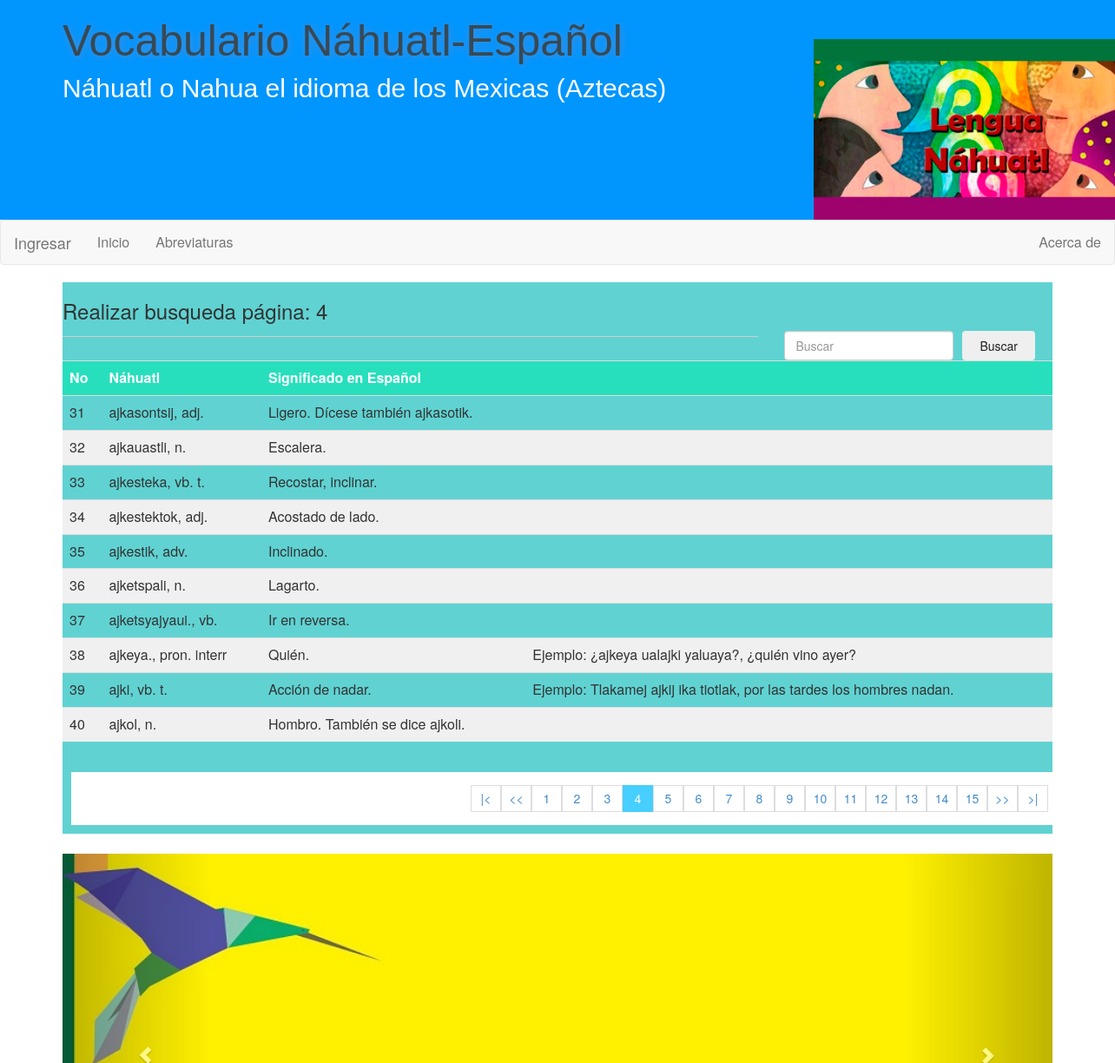
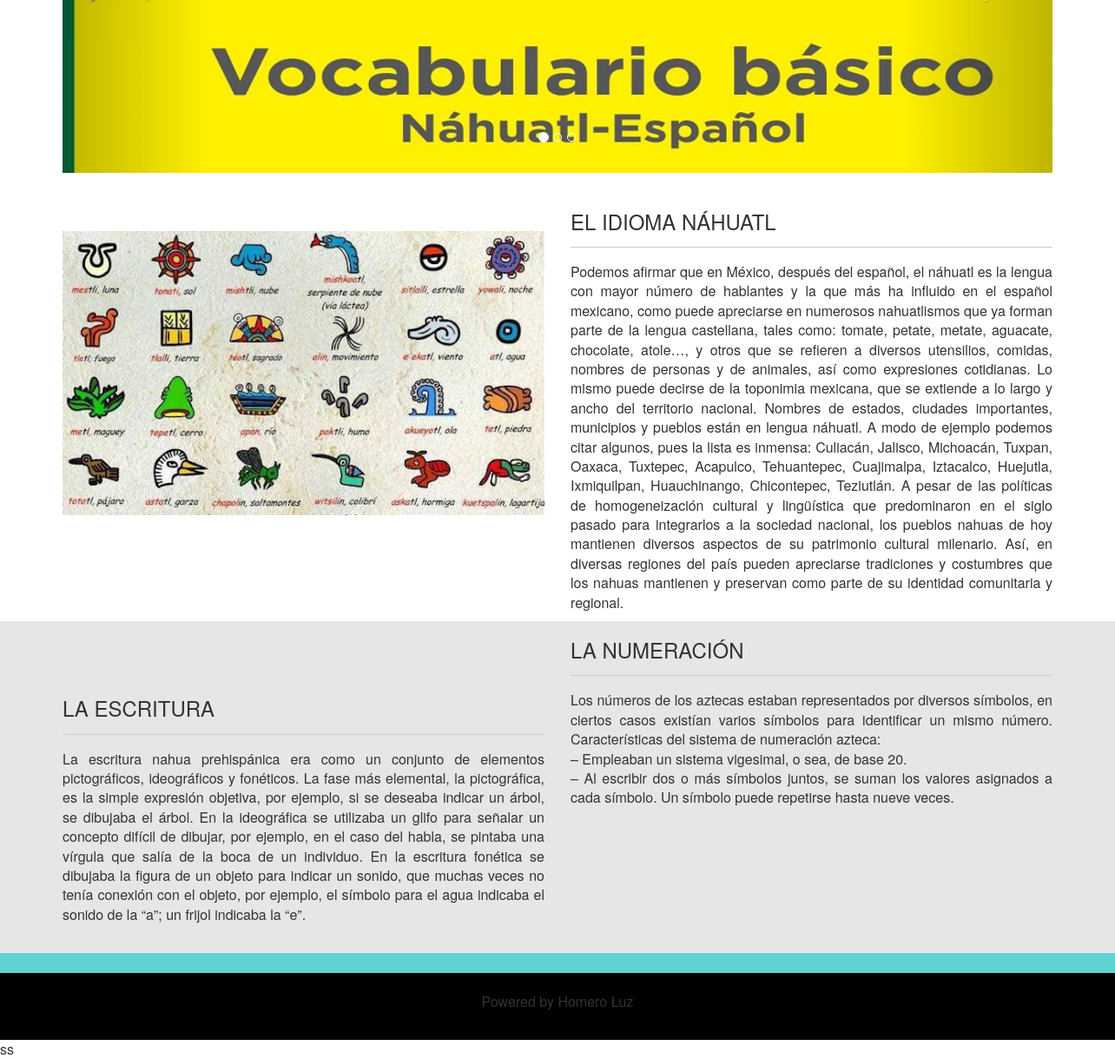
Screenshot of /index.php?pageNumber=4 with the database file from the repository (2 pictures, top to bottom).
### tables this page shows
CREATE TABLE `wordinformation` (
  `idWordInformation` int(10) NOT NULL,
  `vocabularyWord` varchar(100) NOT NULL,
  `wordAbbreviation` varchar(50) DEFAULT NULL,
  `meaningSpanish` blob DEFAULT NULL,
  `usageExample` blob DEFAULT NULL,
  `registrationDate` timestamp NOT NULL DEFAULT current_timestamp() ON UPDATE current_timestamp()
);

### index.php (the view, shortened to what this page needs)
<?php
    include('config/config.php');
?>
<!DOCTYPE html>
<html class="no-js">
    <head>
        <link rel="stylesheet" href="css/bootstrap.css">
        <link rel="stylesheet" href="css/main.css">
    </head>
    <body>
        <header>
            <div class="container">
                <div class="row">
                    <div class="col-xs-12 col-sm-6 col-md-8 col-lg-8">
                        <h1 class="textoH1 tamtex1">Vocabulario Náhuatl-Español</h1>
                        <h5 class="texto tamtex2">Náhuatl o Nahua el idioma de los Mexicas (Aztecas)</h5>
                    </div>
                    <div class="hidden-xs col-sm-6 col-md-4 col-lg-4 centrar">
                        <a href="#"><img src="img/port3.jpg" alt=""></a>
                    </div>
                </div>
            </div>
        </header>
        <?php
            if(isset($_SESSION['loggedin']) && $_SESSION['loggedin'] == true){
        ?>
            <nav class="navbar navbar-default">
                <div class="navbar-header">
                    <button type="button" class="navbar-toggle" data-toggle="collapse" data-target=".navbar-ex1-collapse">
                        <span class="sr-only">Cambiar Navegacion</span>
                        <span class="icon-bar"></span>
                        <span class="icon-bar"></span>
                        <span class="icon-bar"></span>
                    </button>
                </div>
                <div class="collapse navbar-collapse navbar-ex1-collapse">
                    <?php
                        if($_SESSION['type'] == 0){
                    ?>
                        <ul class="nav navbar-nav">
                            <li><a href="index.php">Inicio</a></li>
                            <li><a href="views/abbreviations.php">Abreviaturas</a></li>
                            <li><a href="views/wordInformationRegister.php">Registrar nueva palabra</a></li>
                        </ul>
                        <ul class="nav navbar-nav navbar-right">
                            <li><a href="controller/logout.php">Cerrar sesión</a></li>
                        </ul>
                    <?php
                        } else if($_SESSION['type'] == 1){
                    ?>
                        <ul class="nav navbar-nav">
                        </ul>
                        <ul class="nav navbar-nav navbar-right">
                            <li><a href="controller/logout.php">Cerrar sesión</a></li>
                        </ul>
                    <?php
                        }
                    ?>
                </div>
            </nav>
        <?php
            } else {
        ?>
            <nav class="navbar navbar-default">
                <div class="navbar-header">
                    <a href="views/login.php" class="navbar-brand">Ingresar</a>
                </div>
                <div class="collapse navbar-collapse navbar-ex1-collapse">
                    <ul class="nav navbar-nav">
                        <li><a href="index.php">Inicio</a></li>
                        <li><a href="views/abbreviations.php">Abreviaturas</a></li>
                    </ul>
                    <ul class="nav navbar-nav navbar-right">
                        <li><a href="#">Acerca de</a></li>
                    </ul>
                </div>
            </nav>
        <?php
            }
        ?>
        <div class="container">
            <section class="color2">
                <div class="row">
                    <div class="col-xs-12 col-sm-12 col-md-12 col-lg-12">
                        <?php
                            $sqlIndexPaginator = "SELECT Count(*) as total_index FROM wordinformation";
                            $countPaginator = $conexion->query($sqlIndexPaginator);
                            $resultPaginator = mysqli_fetch_array($countPaginator);
                            $totalRegister = $resultPaginator['total_index'];
                            $itemsPerPage = 10;
                            if (empty($_GET['pageNumber'])) {
                                $pageNumber = 1;
                            } else{
                                $pageNumber = $_GET['pageNumber'];
                            }
                            $since = ($pageNumber - 1) * $itemsPerPage;
                            $totalPages = ceil($totalRegister / $itemsPerPage);
                            $wordInformationList = "SELECT idWordInformation, vocabularyWord, wordAbbreviation, meaningSpanish, usageExample, registrationDate FROM wordinformation
                                ORDER BY vocabularyWord ASC
                                LIMIT $since, $itemsPerPage";
                            $result = $conexion->query($wordInformationList);
                        ?>
                        <h3>Realizar busqueda página: <?php echo $pageNumber; ?></h3>
                        <form action="controller/c_searchWord.php" method="get" class="form_search">
                            <input type="text" name="searchFilter" id="searchFilter" placeholder="Buscar" class="form-control">
                            <input type="submit" value="Buscar" class="btn btn_primary btn_search"
                            >
                        </form>
                        <hr>
                        <div class="table-responsive">
                            <table class="table">
                                <tr>
                                    <th>No</th>
                                    <th>Náhuatl</th>
                                    <th>Significado en Español</th>
                                    <th></th>
                                </tr>
                                <?php
                                    $count = $result->num_rows;
                                    if($count > 0){
                                        $i = ($pageNumber * $itemsPerPage + 1) - ($itemsPerPage);
                                        while ($row = $result->fetch_array()) {
                                        ?>
                                            <tr>
                                                <td><?php echo $i ?></td>
                                                <td><?php echo $row['vocabularyWord']?>, <?php echo $row['wordAbbreviation']?></td>
                                                <td><?php echo $row['meaningSpanish']?></td>
                                                <td><?php echo $row['usageExample']?></td>
                                            </tr>
                                        <?php
                                        $i++;
                                        }
                                    }
                                ?>
                            </table>
                        </div>
                        <div class="paginator">
                            <ul class="col-md-12 col-sm-6 col-xs-12">
                                <?php
                                    if ($pageNumber != 1) {
                                ?>
                                <li><a href="index.php?pageNumber=1">|<</a></li>
                                <li><a href="index.php?pageNumber=<?php echo $pageNumber - 1; ?>"><<</a></li>
                                <?php
                                    }
                                    for ($i=1; $i <= $totalPages; $i++) {
                                        if ($i == $pageNumber) {
                                            echo '<li class="pageSelected">'.$i.'</li>';
                                        } else{
                                            echo '<li><a href="index.php?pageNumber='.$i.'">'.$i.'</a></li>';
                                        }
                                    }
                                    if ($pageNumber != $totalPages) {
                                ?>
                                <li><a href="index.php?pageNumber=<?php echo $pageNumber + 1;?>">>></a></li>
                                <li><a href="index.php?pageNumber=<?php echo $totalPages; ?>">>|</a></li>
                                <?php } ?>
                            </ul>
                        </div>
                    </div>
                </div>
            </section><br/>
            <section id="miSlide" class="carousel slide">
                <ol class="carousel-indicators">
                    <li data-target="#miSlide" data-slide-to="0" class="active"></li>
                    <li data-target="#miSlide" data-slide-to="1"></li>
                    <li data-target="#miSlide" data-slide-to="2"></li>
                </ol>
                <div class="carousel-inner">
                    <div class="item active">
                        <img src="img/banner1.jpg" class="adaptar">
                    </div>
                </div>
                <a href="#miSlide" class="left carousel-control" data-slide="prev"><span class="glyphicon glyphicon-chevron-left"></span></a>
                <a href="#miSlide" class="right carousel-control" data-slide="next"><span class="glyphicon glyphicon-chevron-right"></span></a>
            </section><br>
            <section>
                <div class="row">
                    <div class="hidden-xs col-sm-6 col-md-6 col-lg-6">
                        <br><br><img src="img/centerImg.jpg" class="img-responsive">
                    </div>
                    <div class="col-xs-12 col-sm-6 col-md-6 col-lg-6">
                        <h3>EL IDIOMA NÁHUATL</h3><hr>
                        <p align="justify">Podemos afirmar que en México, después del español, el náhuatl es la lengua con mayor número de hablantes y la que más ha influido en el español mexicano, como puede apreciarse en numerosos nahuatlismos que ya forman parte de la lengua castellana, tales como: tomate, petate, metate, aguacate, chocolate, atole…, y otros que se refieren a diversos utensilios, comidas, nombres de personas y de animales, así como expresiones cotidianas.
                        Lo mismo puede decirse de la toponimia mexicana, que se extiende a lo largo y ancho del territorio nacional. Nombres de estados, ciudades importantes, municipios y pueblos están en lengua náhuatl. A modo de ejemplo podemos citar algunos, pues la lista es inmensa: Culiacán, Jalisco, Michoacán, Tuxpan, Oaxaca, Tuxtepec, Acapulco, Tehuantepec, Cuajimalpa, Iztacalco, Huejutla, Ixmiquilpan, Huauchinango, Chicontepec, Teziutlán.
                        A pesar de las políticas de homogeneización cultural y lingüística que predominaron en el siglo pasado para integrarlos a la sociedad nacional, los pueblos nahuas de hoy mantienen diversos aspectos de su patrimonio cultural milenario. Así, en diversas regiones del país pueden apreciarse tradiciones y costumbres que los nahuas mantienen y preservan como parte de su identidad comunitaria y regional.<br></p>
                    </div>
                </div>
            </section>
        </div>
        <section class="color1">
            <div class="container">
                <div class="row">
                    <div class="col-xs-12 col-sm-12 col-md-6 col-lg-6"><br><br><br>
                        <h3>LA ESCRITURA</h3><hr>
                        <p align="justify">La escritura nahua prehispánica era como un conjunto de elementos pictográficos, ideográficos y fonéticos. La fase más elemental, la pictográfica, es la simple expresión objetiva, por ejemplo, si se deseaba indicar un árbol, se dibujaba el árbol. En la ideográfica se utilizaba un glifo para señalar un concepto difícil de dibujar, por ejemplo, en el caso del habla, se pintaba una vírgula que salía de la boca de un individuo. En la escritura fonética se dibujaba la figura de un objeto para indicar un sonido, que muchas veces no tenía conexión con el objeto, por ejemplo, el símbolo para el agua indicaba el sonido de la “a”; un frijol indicaba la “e”.<br></p>
                    </div>
                    <div class="col-xs-12 col-sm-12 col-md-6 col-lg-6">
                         <h3>LA NUMERACIÓN</h3><hr>
                        <p align="justify">Los números de los aztecas estaban representados por diversos símbolos, en ciertos casos existían varios símbolos para identificar un mismo número.
                        Características del sistema de numeración azteca:<br/>
                        – Empleaban un sistema vigesimal, o sea, de base 20.<br/>
                        – Al escribir dos o más símbolos juntos, se suman los valores asignados a cada símbolo. Un símbolo puede repetirse hasta nueve veces.<br></p>
                    </div>
                </div>
            </div><br>
        </section>
        <section class="color2">
            <div class="container">
                <div class="row">
                    <div class="col-xs-6 col-sm-6 col-md-3 col-lg-3">
                    </div>
                </div>
            </div><br>
        </section>
        <footer class="color4">
            <center>
                <div class="container"><br>
                    <p>Powered by Homero Luz</p>
                </div>
            </center>
        </footer>
    </body>
</html>

### css/main.css (style rules this page uses)
html, button, input, select, textarea { color: #222; }
body { font-size: 16px; line-height: 1.4; }
hr { display: block; height: 1px; border: 0; border-top: 1px solid #ccc; margin: 1em 0; padding: 0; }
img { vertical-align: middle; }
header { background-color: #0096fe; }
.texto { color: white; font-family: Arial, Helvetica, sans-serif; }
.tamtex1 { font-size: 50px; }
.tamtex2 { font-size: 30px; }
.centrar { padding-top: 45px; padding-left: 100px; }
.adaptar { width: 100%; }
.color1 { background-color:#e6e6e6 ; }
.color2 { background-color: #60D2D2; }
.color4 { background-color: black; }
.paginator ul { padding: 15px; list-style: none; background: #FFFF; margin-top: 15px; display: -webkit-flex; display: -moz-flex; display: -ms-flex; display: -o-flex; display: flex; justify-content: flex-end; margin-left: 10px }
.paginator a { color: #428BCA; border: 1px solid #ddd; padding: 5px; display: inline-block; font-size: 14px; text-align: center; width: 35px; }
.pageSelected { color: #FFFF; background: #46CFFF; border: 1px solid #46CFFF; padding: 5px; display: inline-block; font-size: 14px; text-align: center; width: 35px; }
.form_search { display: -webkit-flex; display: -moz-flex; display: -ms-flex; display: -o-flex; display: flex; float: right; background: initial; padding: 10px; border-radius: 10px; }
.form_search, .btn_search { background: #1FAAC8 color: #FFFFFF; padding: 0 20px; border: 0; cursor: pointer; margin-left: 10px; }
.textoH1 { font: oblique bold cursive; font-family: Arial; color: #374954; text-shadow: 1px 1px 9px #508AD3; }
table th { text-align: left; padding: 10px; background: #27DFBD; color: white; }
table tr:nth-child(odd) { background: #F0F0F0; }
table td { padding: 10px; }

### rows the page displays
wordinformation: vocabularyWord "ajkasontsij", wordAbbreviation "adj.", meaningSpanish "Ligero. Dícese también ajkasotik."
wordinformation: vocabularyWord "ajkauastli", wordAbbreviation "n.", meaningSpanish "Escalera."
wordinformation: vocabularyWord "ajkesteka", wordAbbreviation "vb. t.", meaningSpanish "Recostar, inclinar."
wordinformation: vocabularyWord "ajkestektok", wordAbbreviation "adj.", meaningSpanish "Acostado de lado."
wordinformation: vocabularyWord "ajkestik", wordAbbreviation "adv.", meaningSpanish "Inclinado."
wordinformation: vocabularyWord "ajketspali", wordAbbreviation "n.", meaningSpanish "Lagarto."
wordinformation: vocabularyWord "ajketsyajyaui.", wordAbbreviation "vb.", meaningSpanish "Ir en reversa."
wordinformation: vocabularyWord "ajkeya.", wordAbbreviation "pron. interr", meaningSpanish "Quién.", usageExample "Ejemplo: ¿ajkeya ualajki yaluaya?, ¿quién vino ayer?"
wordinformation: vocabularyWord "ajki", wordAbbreviation "vb. t.", meaningSpanish "Acción de nadar.", usageExample "Ejemplo: Tlakamej ajkij ika tiotlak, por las tardes los hombres nadan."
wordinformation: vocabularyWord "ajkol", wordAbbreviation "n.", meaningSpanish "Hombro. También se dice ajkoli."

### other values shown
$pageNumber "4"
